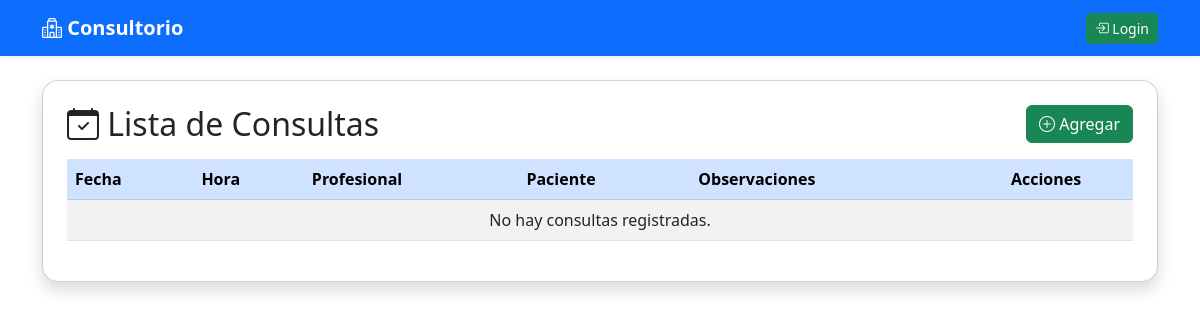
Page /lista_consultas/ on the earlier database version.
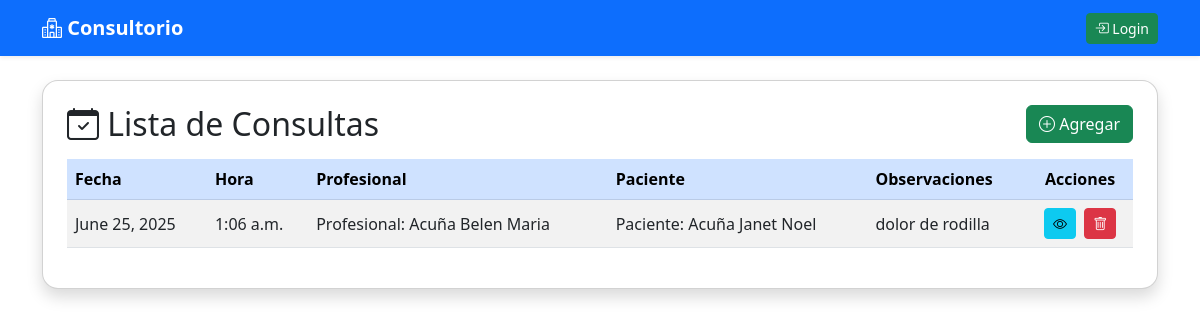
Same page on the later database version.
### kinesiologia/models.py (models this page shows, shortened)
class Consulta (models.Model):
    Profesional = models.ForeignKey(Profesional, on_delete=models.CASCADE)
    Paciente = models.ForeignKey(Paciente, on_delete=models.CASCADE)
    Fecha = models.DateField()
    Hora = models.TimeField()
    Observaciones = models.TextField(null=True, blank=True)

class Profesional (models.Model):
    Nombre = models.CharField(max_length=50)
    Apellido = models.CharField(max_length=50)
    Especialidad = models.CharField(max_length=50)
    Tel = models.CharField(max_length=50)
    Email = models.EmailField()
    matricula = models.IntegerField(default=0)
    def __str__(self):
        return f"Profesional: {self.Apellido} {self.Nombre}"

class Paciente (models.Model):
    Nombre = models.CharField(max_length=50)
    Apellido = models.CharField(max_length=50)
    Fecha_nacimiento = models.DateField()
    DNI = models.CharField(max_length=50)
    Tel = models.CharField(max_length=50)
    Email = models.EmailField()
    def __str__(self):
        return f"Paciente: {self.Apellido} {self.Nombre}"

### kinesiologia/views.py (the view)
# urls.py: path('lista_consultas/', views.consultaListView.as_view(template_name='consulta_list.html'), name='lista_consultas'),
class consultaListView(ListView):
    model = Consulta
    template_name = 'consulta_list.html'
    context_object_name = 'consultas'

### kinesiologia/templates/consulta_list.html
{% extends 'base.html' %}
{% block content %}
<div class="card shadow rounded-4 p-4 mt-4">
  <div class="d-flex justify-content-between align-items-center mb-3">
    <h2 class="mb-0"><i class="bi bi-calendar-check"></i> Lista de Consultas</h2>
    <a href="{% url 'crear_consulta' %}" class="btn btn-success">
      <i class="bi bi-plus-circle"></i> Agregar
    </a>
  </div>
  <div class="table-responsive">
    <table class="table table-striped table-hover align-middle">
      <thead class="table-primary">
        <tr>
          <th>Fecha</th>
          <th>Hora</th>
          <th>Profesional</th>
          <th>Paciente</th>
          <th>Observaciones</th>
          <th class="text-center">Acciones</th>
        </tr>
      </thead>
      <tbody>
        {% for consulta in consultas %}
        <tr>
          <td>{{ consulta.Fecha }}</td>
          <td>{{ consulta.Hora }}</td>
          <td>{{ consulta.Profesional }}</td>
          <td>{{ consulta.Paciente }}</td>
          <td>{{ consulta.Observaciones|default:'-' }}</td>
          <td class="text-center">
            <a href="{% url 'detalle_consulta' consulta.pk %}" class="btn btn-info btn-sm me-1" title="Ver"><i class="bi bi-eye"></i></a>
            <a href="{% url 'borrar_consulta' consulta.pk %}" class="btn btn-danger btn-sm" title="Eliminar"><i class="bi bi-trash"></i></a>
          </td>
        </tr>
        {% empty %}
        <tr><td colspan="6" class="text-center">No hay consultas registradas.</td></tr>
        {% endfor %}
      </tbody>
    </table>
  </div>
</div>
{% endblock %}

Differences in the rows shown:
added Consulta: Fecha "June 25, 2025", Hora "1:06 a.m.", Profesional "Profesional: Acuña Belen Maria", Paciente "Paciente: Acuña Janet Noel", Observaciones "dolor de rodilla"
Other differences:
text no longer shown: "No hay consultas registradas."
